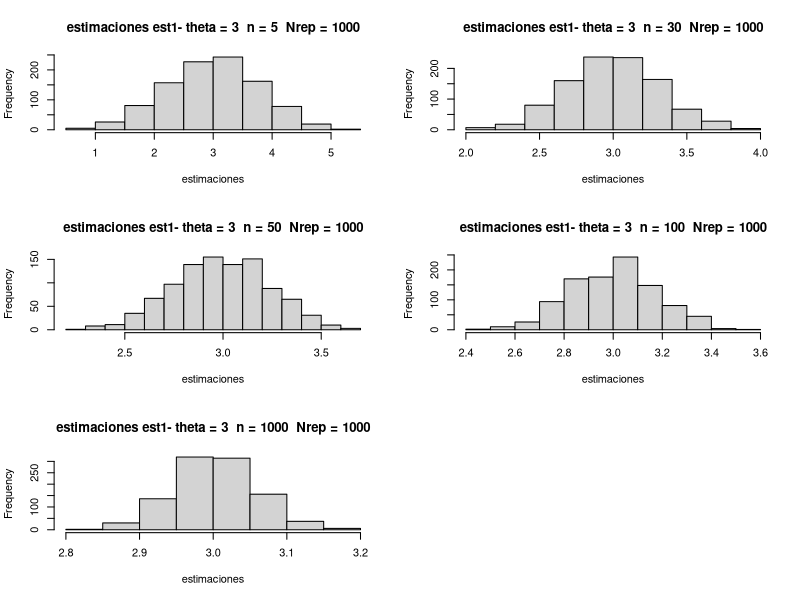
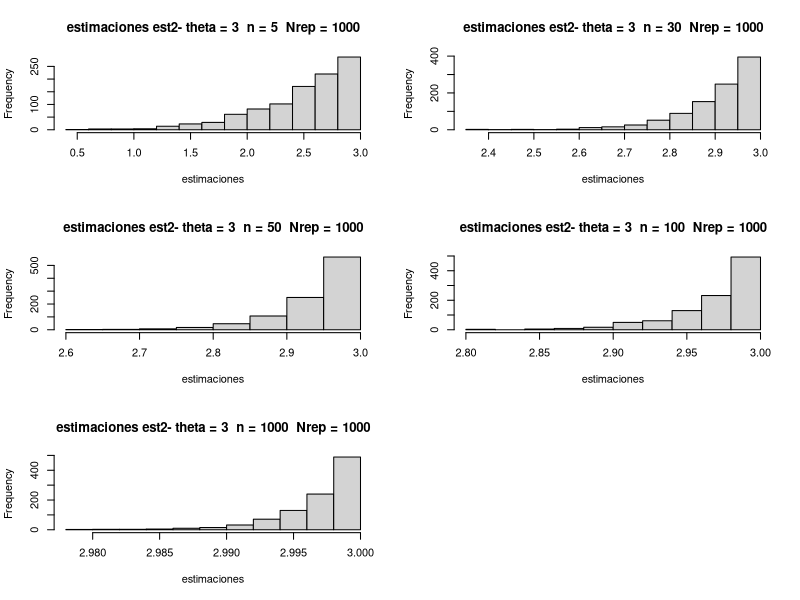

Reproduce these figures in R, in order.
## ---- chunk 1
knitr::opts_chunk$set(echo = FALSE)
setwd("/home/mailen/Documents/MEM/MetodosEstadisticos/Clase_1")
## ---- chunk 2
est1_unif <-function(datos){
    return(mean(datos)*2)
}


histograma_est1_unif<-function(tetha,n,Nrep, seed=3487){
  set.seed(seed)
  estimaciones <- c() 
  for (i in 1:Nrep){
    datos <-runif(n, 0, theta)
    estimacion <- est1_unif(datos)
    estimaciones <- c(estimaciones, estimacion)
  }
  hist(estimaciones, main=paste ("estimaciones est1- theta =", theta, " n =", n, " Nrep =", Nrep))
}
## ---- chunk 3
est2_unif <-function(datos){
    return(max(datos))
}

histograma_est2_unif<-function(tetha,n,Nrep, seed=3487){
  set.seed(seed)
  estimaciones <- c() 
  for (i in 1:Nrep){
    datos <-runif(n, 0, theta)
    estimacion <- est2_unif(datos)
    estimaciones <- c(estimaciones, estimacion)
  }
  hist(estimaciones, main=paste ("estimaciones est2- theta =", theta, " n =", n, " Nrep =", Nrep))
}
## ---- chunk 4
ns = c(5, 30, 50, 100, 1000)
seed = 5740
Nrep = 1000
theta = 3

par(mfrow=c(3, 2))
for (n in ns){
  histograma_est1_unif(tetha, n, Nrep, seed)
}
## ---- chunk 5
ns = c(5, 30, 50, 100, 1000)
seed = 5740
Nrep = 1000
theta = 3

par(mfrow=c(3, 2))
for (n in ns){
  histograma_est2_unif(tetha, n, Nrep, seed)
}
## ---- chunk 6

MSE_1 <-function(tetha, n, Nrep, seed){
  set.seed(seed)
  estimaciones <- c() 
  for (i in 1:Nrep){
    datos <-runif(n, 0, theta)
    estimacion <- est1_unif(datos)
    estimaciones <- c(estimaciones, estimacion)
  }
  return(mean((estimaciones - theta)^2))
}

MSE_2 <-function(tetha, n, Nrep, seed){
  set.seed(seed)
  estimaciones <- c() 
  for (i in 1:Nrep){
    datos <-runif(n, 0, theta)
    estimacion <- est2_unif(datos)
    estimaciones <- c(estimaciones, estimacion)
  }
  return(mean((estimaciones - theta)^2))
}
## ---- chunk 7
ns = c(5, 30, 50, 100, 1000)
seed = 5740
Nrep = 1000
theta = 3

mse_1 <- c()
mse_2 <- c()
for (n in ns){
 mse_1 <-c(mse_1, MSE_1(tetha, n, Nrep, seed))
 mse_2 <-c(mse_2, MSE_2(tetha, n, Nrep, seed))
}

## ---- chunk 8
MSE1_teorico <- function(theta, n){
  return((theta^2)/n)
}

MSE2_teorico <- function(theta, n){
  factor <- 2/((n+1)*(n+2))
  return((theta^2)*factor)
}
## ---- chunk 9

mset_1 <- c()
mset_2 <- c()
for (n in ns){
 mset_1 <-c(mset_1, MSE1_teorico(theta, n))
 mset_2 <-c(mset_2, MSE2_teorico(theta, n))
}
## ---- chunk 10

mse_est1 <- cbind(ns, mse_1, mset_1)
colnames(mse_est1) <- c("n", "MSE estimado", "MSE teorico") 
mse_est2 <- cbind(ns, mse_2, mset_2)
colnames(mse_est2) <- c("n", "MSE estimado", "MSE teorico") 
## ---- chunk 11
library(knitr)
kable(mse_est1, caption = "MSE del estimador 1")
## ---- chunk 12
kable(mse_est2, caption = "MSE del estimador 2")
